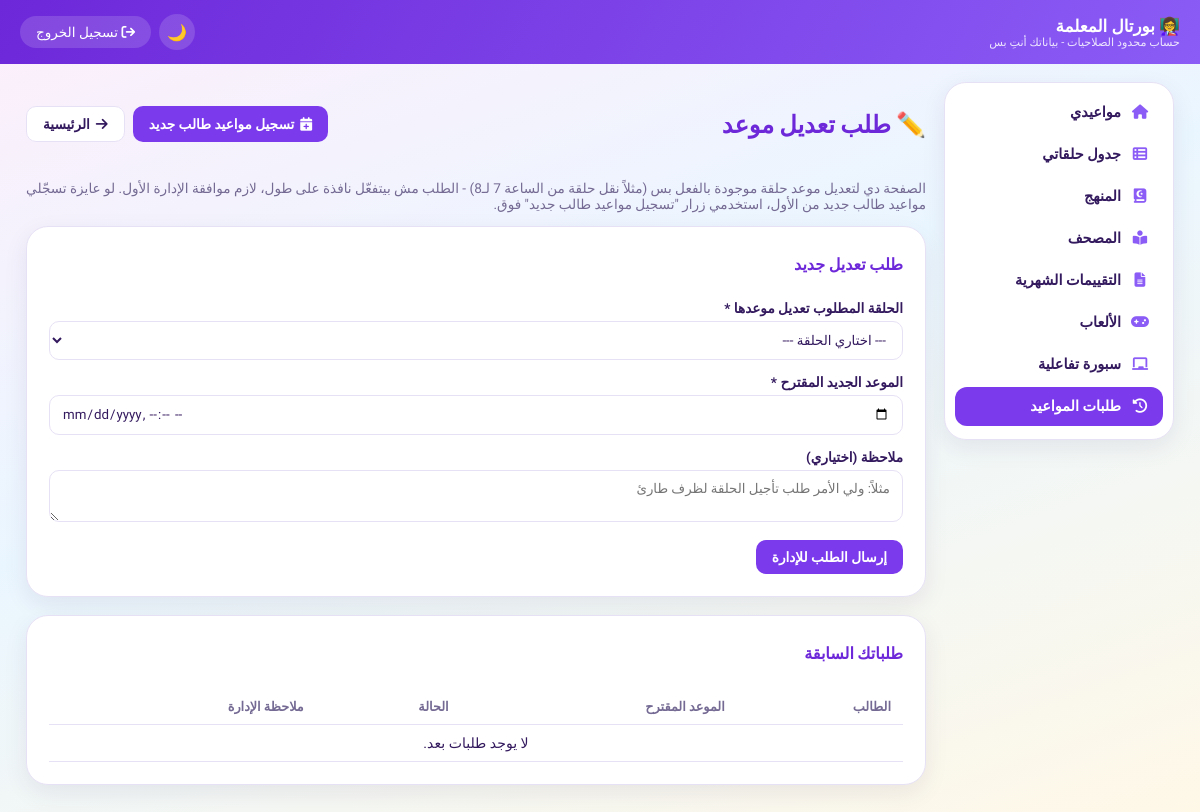
/teacher-portal/schedule-requests/ (signed in), run on an earlier commit of the app's database.
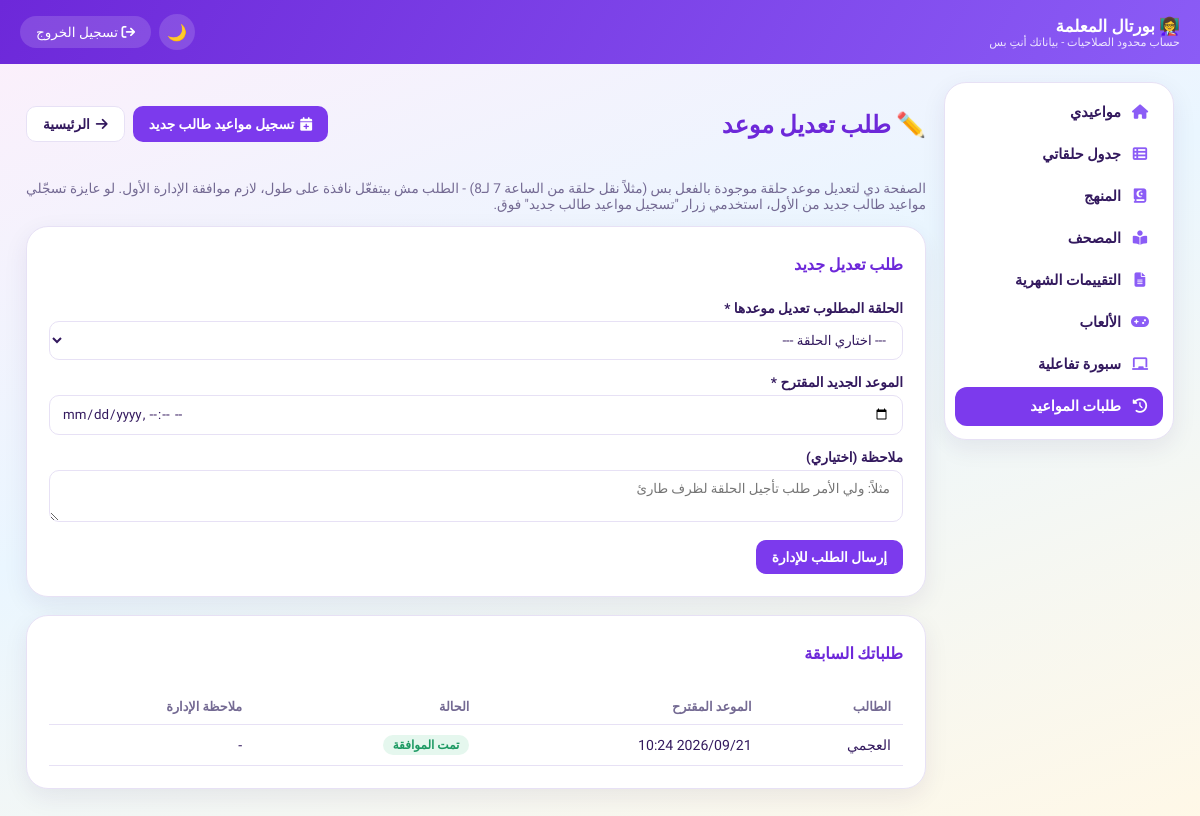
And on a later commit of the database.
### core/models.py (models this page shows, shortened)
class ScheduleRequest(models.Model):
    REQUEST_TYPE_CHOICES = [
        ('new', 'موعد جديد'),
        ('change', 'تعديل موعد قائم'),
    ]
    STATUS_CHOICES = [
        ('pending', 'قيد المراجعة'),
        ('approved', 'تمت الموافقة'),
        ('rejected', 'مرفوض'),
    ]
    student = models.ForeignKey(Student, on_delete=models.CASCADE, related_name='schedule_requests', verbose_name="الطالب")
    teacher = models.ForeignKey(Teacher, on_delete=models.CASCADE, related_name='schedule_requests', verbose_name="المعلمة")
    request_type = models.CharField(max_length=10, choices=REQUEST_TYPE_CHOICES, default='new', verbose_name="نوع الطلب")
    related_lesson = models.ForeignKey(
        Lesson, on_delete=models.SET_NULL, null=True, blank=True,
        related_name='change_requests', verbose_name="الحلقة المطلوب تعديلها (لو تعديل)"
    )
    proposed_days = models.CharField(max_length=150, blank=True, null=True, verbose_name="الأيام المقترحة")
    proposed_time = models.TimeField(null=True, blank=True, verbose_name="الوقت المقترح")
    proposed_datetime = models.DateTimeField(null=True, blank=True, verbose_name="الموعد المقترح (لتعديل حلقة بعينها)")
    status = models.CharField(max_length=10, choices=STATUS_CHOICES, default='pending', verbose_name="الحالة")
    teacher_note = models.CharField(max_length=255, blank=True, null=True, verbose_name="ملاحظة المعلمة")
    admin_note = models.CharField(max_length=255, blank=True, null=True, verbose_name="ملاحظة الإدارة")
    created_at = models.DateTimeField(auto_now_add=True, verbose_name="تاريخ الطلب")
    reviewed_at = models.DateTimeField(null=True, blank=True, verbose_name="تاريخ المراجعة")
    class Meta:
        verbose_name = "طلب موعد"
        verbose_name_plural = "طلبات المواعيد"
        ordering = ['-created_at']

class Student(models.Model):
    STATUS_CHOICES = [('active', 'مقيد'), ('inactive', 'غير مقيد')]
    PAYMENT_STATUS_CHOICES = [('paid', 'مدفوع'), ('pending', 'مستحق'), ('overdue', 'متأخر')]
    ENROLLMENT_TYPE_CHOICES = [('new', 'طالب جديد'), ('existing', 'طالب مسجل من قبل')]
    SOURCE_CHOICES = [
        ('ad', 'إعلان'),
        ('referral', 'توصية'),
        ('website', 'الموقع'),
        ('social_media', 'سوشيال ميديا'),
        ('other', 'أخرى'),
    ]
    country = models.ForeignKey(Country, on_delete=models.CASCADE, related_name='students', verbose_name="الدولة")
    teacher = models.ForeignKey(Teacher, on_delete=models.SET_NULL, null=True, blank=True, related_name='students', verbose_name="المعلمة")
    name = models.CharField(max_length=255, verbose_name="اسم الطالب")
    age = models.PositiveIntegerField(null=True, blank=True, verbose_name="السن")
    phone = models.CharField(max_length=20, blank=True, null=True, verbose_name="رقم الهاتف")
    governorate = models.CharField(max_length=100, blank=True, null=True, verbose_name="المحافظة")
    package_name = models.CharField(max_length=100, blank=True, null=True, verbose_name="اسم الباقة")
    lessons_count = models.PositiveIntegerField(default=4, verbose_name="عدد الحلقات")
    subscription_fee = models.DecimalField(max_digits=10, decimal_places=2, default=0, verbose_name="قيمة الاشتراك")
    month = models.CharField(max_length=20, verbose_name="الشهر")
    start_date = models.DateField(default=timezone.now, verbose_name="تاريخ بداية الاشتراك")
    end_date = models.DateField(null=True, blank=True, verbose_name="تاريخ نهاية الاشتراك")
    last_payment_date = models.DateField(null=True, blank=True, verbose_name="آخر دفعة")
    payment_status = models.CharField(max_length=20, choices=PAYMENT_STATUS_CHOICES, default='pending', verbose_name="حالة الدفع")
    status = models.CharField(max_length=20, choices=STATUS_CHOICES, default='active', verbose_name="الحالة")
    notes = models.TextField(blank=True, null=True, verbose_name="ملاحظات عامة")
    join_date = models.DateField(default=timezone.now, verbose_name="تاريخ التسجيل")
    enrollment_type = models.CharField(
        max_length=20, choices=ENROLLMENT_TYPE_CHOICES, default='new',
        verbose_name="نوع التسجيل"
    )
    acquisition_source = models.CharField(
        max_length=20, choices=SOURCE_CHOICES, blank=True, null=True,
        verbose_name="مصدر الطالب (لو جديد)"
    )
    class Meta:
        verbose_name = "طالب"
        verbose_name_plural = "الطلاب"
        ordering = ['name']

### core/views.py (the view, shortened to what this page needs)
# urls.py: path('teacher-portal/schedule-requests/', views.teacher_schedule_requests, name='teacher_schedule_requests'),
@teacher_login_required
def teacher_schedule_requests(request):
    teacher = request.user.teacher_profile
    context = {
        'teacher': teacher,
        'requests': teacher.schedule_requests.all(),
        'upcoming_lessons': teacher.lessons.filter(status='scheduled').order_by('scheduled_at')[:20],
    }
    return render(request, 'core/teacher_schedule_requests.html', context)

### core/views.py (called while the page is built)
def teacher_login_required(view_func):
    @wraps(view_func)
    def _wrapped(request, *args, **kwargs):
        if not request.user.is_authenticated or not hasattr(request.user, 'teacher_profile'):
            messages.error(request, 'من فضلك سجلي الدخول بحساب المعلمة الخاص بيكِ.')
            return redirect('teacher_login')
        return view_func(request, *args, **kwargs)
    return _wrapped

### templates/core/teacher_schedule_requests.html (shortened to what this page needs)
{% extends 'core/teacher_portal_base.html' %}
{% block content %}
<div style="display:flex; justify-content:space-between; align-items:center; flex-wrap:wrap; gap:10px;">
    <h2 style="color:var(--violet-700);">✏️ طلب تعديل موعد</h2>
    <div style="display:flex; gap:8px;">
        <a href="{% url 'teacher_register_schedule' %}" class="btn btn-primary"><i class="fas fa-calendar-plus"></i> تسجيل مواعيد طالب جديد</a>
        <a href="{% url 'teacher_portal_home' %}" class="btn btn-outline"><i class="fas fa-arrow-right"></i> الرئيسية</a>
    </div>
</div>
<p style="color:var(--ink-muted); font-size:0.85rem;">
    الصفحة دي لتعديل موعد حلقة موجودة بالفعل بس (مثلاً نقل حلقة من الساعة 7 لـ8) - الطلب مش بيتفعّل نافذة على طول،
    لازم موافقة الإدارة الأول. لو عايزة تسجّلي مواعيد طالب جديد من الأول، استخدمي زرار "تسجيل مواعيد طالب جديد" فوق.
</p>
<div class="card">
    <h4 style="color:var(--violet-700); margin-top:0;">طلب تعديل جديد</h4>
    {% if upcoming_lessons %}
    <form method="POST">
        <div class="field">
            <label>الحلقة المطلوب تعديل موعدها *</label>
            <select name="related_lesson" required>
                <option value="">--- اختاري الحلقة ---</option>
            </select>
        </div>
        <div class="field">
            <label>الموعد الجديد المقترح *</label>
            <input type="datetime-local" name="proposed_datetime" required>
        </div>
        <div class="field">
            <label>ملاحظة (اختياري)</label>
            <textarea name="teacher_note" rows="2" placeholder="مثلاً: ولي الأمر طلب تأجيل الحلقة لظرف طارئ"></textarea>
        </div>
        <button type="submit" class="btn btn-primary">إرسال الطلب للإدارة</button>
    </form>
    {% else %}
    <p style="color:var(--ink-muted);">مفيش حلقات مجدولة عندك دلوقتي تقدري تطلبي تعديل موعدها.</p>
    {% endif %}
</div>
<div class="card">
    <h4 style="color:var(--violet-700); margin-top:0;">طلباتك السابقة</h4>
    <div class="table-container">
        <table>
            <thead><tr><th>الطالب</th><th>الموعد المقترح</th><th>الحالة</th><th>ملاحظة الإدارة</th></tr></thead>
            <tbody>
                {% for r in requests %}
                <tr>
                    <td>{{ r.student.name }}</td>
                    <td>{{ r.proposed_datetime|date:"Y/m/d H:i"|default:"-" }}</td>
                    <td>
                        {% if r.status == 'pending' %}<span class="badge" style="background:var(--amber-soft); color:var(--amber);">قيد المراجعة</span>
                        {% elif r.status == 'approved' %}<span class="badge" style="background:var(--green-soft); color:var(--green);">تمت الموافقة</span>
                        {% else %}<span class="badge" style="background:var(--red-soft); color:var(--red);">مرفوض</span>{% endif %}
                    </td>
                    <td>{{ r.admin_note|default:"-" }}</td>
                </tr>
                {% empty %}
                <tr><td colspan="4" style="text-align:center;">لا يوجد طلبات بعد.</td></tr>
                {% endfor %}
            </tbody>
        </table>
    </div>
</div>
{% endblock %}

What changed in the data, as far as the page shows it:
added ScheduleRequest: student.name "العجمي", proposed_datetime "2026/09/21 10:24", status "تمت الموافقة", admin_note "-"
Also different on the page:
text no longer shown: "لا يوجد طلبات بعد."
